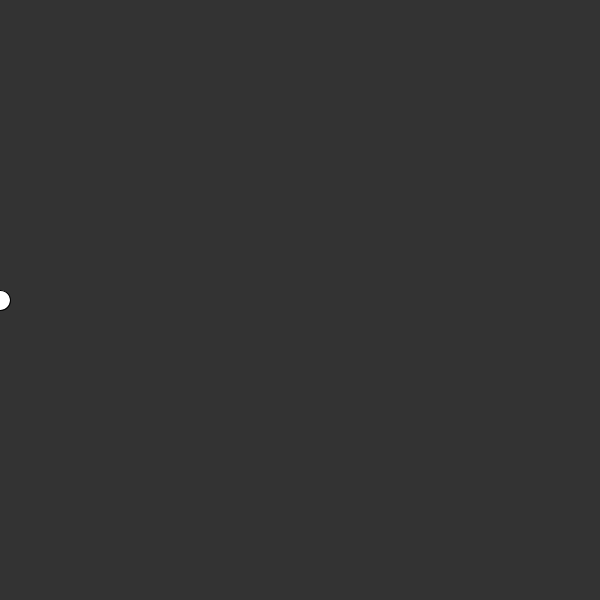
Frame 1 (no input)
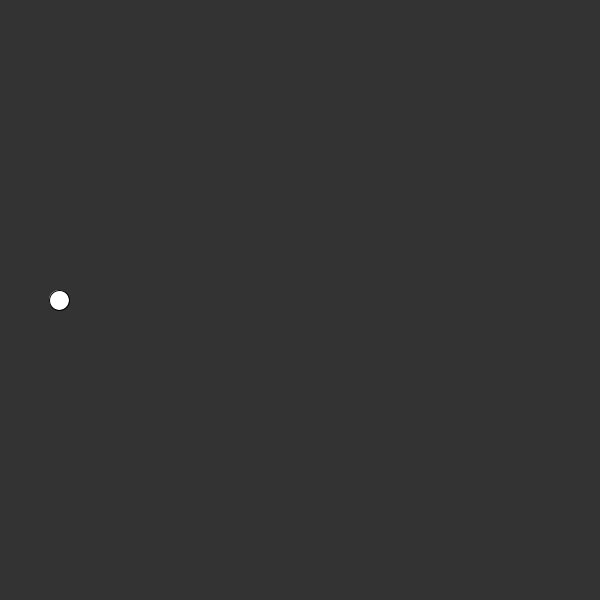
Frame 60 (the mouse pressed at the canvas centre just before this capture)
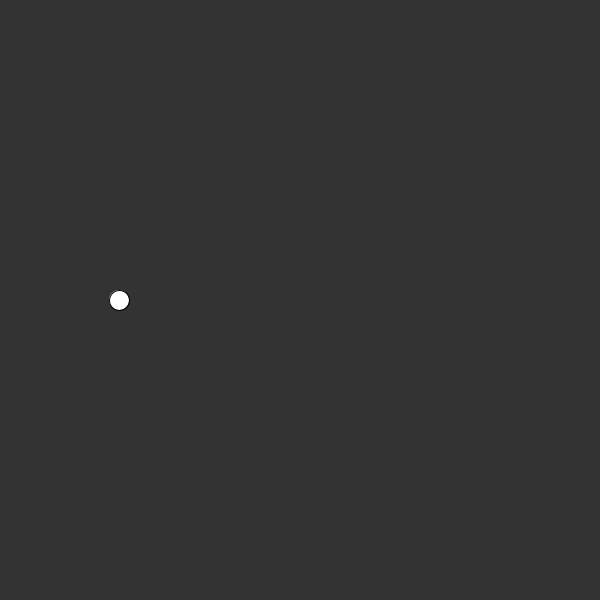
Frame 120 (the mouse held since frame 60 and released just before this capture)

The Processing sketch that drew these frames (run headless with seeded random() and noise(); from frame 60 on, the mouse is pressed at the canvas centre):

// Processing sketch: Tweak
// ── Tweak.pde
float x, y, r;

void setup()
{
  size(600, 600);
  
  x = 0;
  y = height / 2;
  r = 20;
}

void draw()
{
  background(51);
  ellipse(x, y, r, r);
  
  if (x > width + r)
  {
    x = -r;
  }
  
  x += 1;
}
